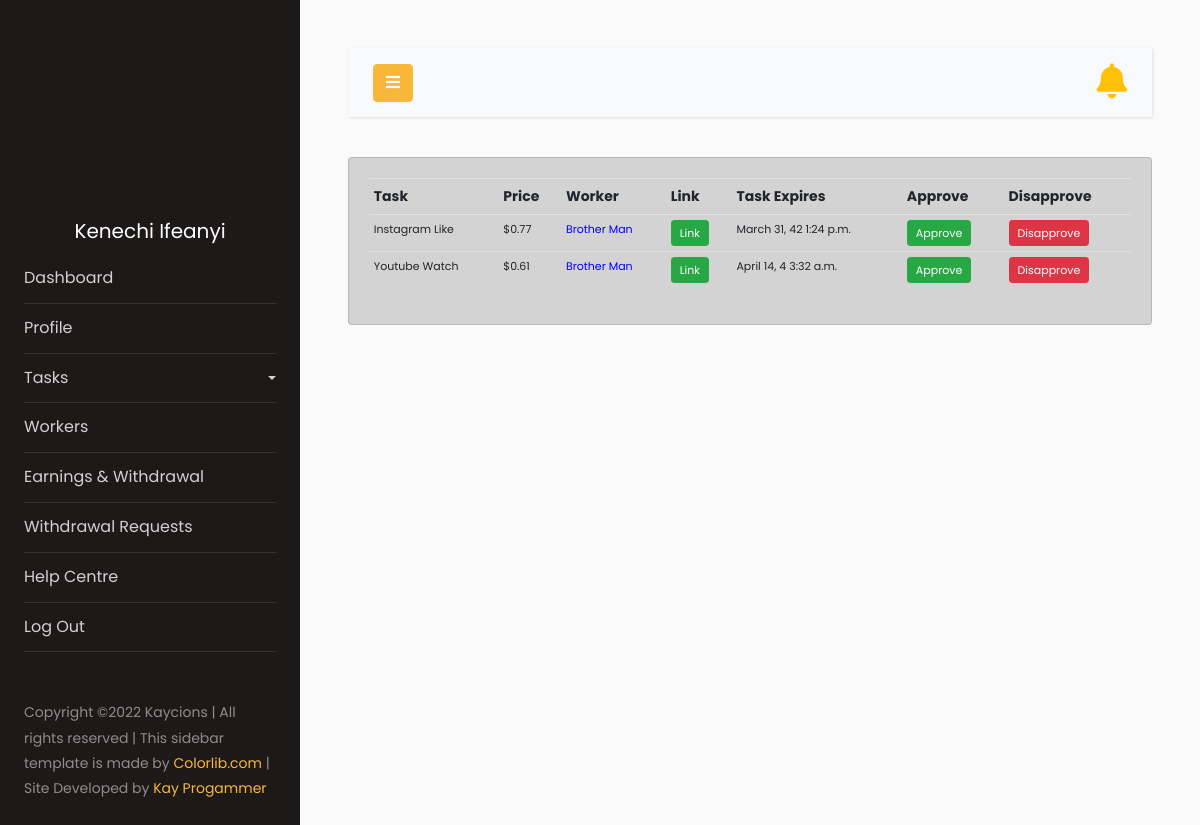
/pending_tasks/ (signed in), run on the app's committed database.
### task/models.py (models this page shows, shortened)
class User(AbstractUser):
    username = None
    first_name = None
    last_name = None
    USERNAME_FIELD = 'email'
    terms_confirmed = models.BooleanField(null=False, blank=False, default=True)
    email = models.EmailField(_('email address'), max_length=40, help_text='Email', null=True, unique=True)
    full_name = models.CharField(max_length=40, help_text='Full name', null=True)
    is_email_verified = models.BooleanField(default=False, null=True, blank=True)
    REQUIRED_FIELDS = []
    objects = CustomUserManager()

class Worker(models.Model):
    user = models.OneToOneField(settings.AUTH_USER_MODEL, null=True, blank=False, on_delete=models.CASCADE)
    full_name = models.CharField(max_length=40, help_text='Full name', null=True)
    email = models.EmailField(max_length=40, help_text='Email', null=True, unique=True)
    facebook_id = models.CharField(max_length=30, help_text='Facebook ID', null=True, unique=True)
    twitter_id = models.CharField(max_length=30, help_text='Twitter ID', null=True, unique=True)
    instagram_id = models.CharField(max_length=30, help_text='Instagram ID', null=True, unique=True)
    youtube_id = models.EmailField(max_length=40, help_text='Youtube ID', null=True, unique=True)
    paypal_address = models.EmailField(max_length=100, help_text='Paypal Address', null=True, unique=True)
    avatar = models.ImageField(upload_to='avatars/', null=True, blank=True)
    code = models.CharField(max_length=60, blank=True)
    recommended_by = models.ForeignKey(User, on_delete=models.CASCADE, blank=True, null=True, related_name='ref_by')
    date_created = models.DateTimeField(default=today)
    updated = models.DateTimeField(auto_now=True)
    def __str__(self):
        return str(self.full_name)
    @property
    def imageURL(self):
        try:
            url = self.avatar.url
        except:
            url = "https://res.cloudinary.com/kay-development/image/upload/v1643036318/avatars/pro_wqmqw5.png"
        return url

class Task(models.Model):
    CATEGORY = (
        ('Facebook', 'Facebook'),
        ('Twitter', 'Twitter'),
        ('Instagram', 'Instagram'),
        ('Youtube', 'Youtube'),
    )
    CATEGORY_2 = (
        ('Like', 'Like'),
        ('Share', 'Share'),
        ('Comment', 'Comment'),
        ('Mention', 'Mention'),
        ('Follow', 'Follow'),
        ('Repost', 'Repost'),
        ('Hastag', 'Hashtag'),
        ('Watch', 'Watch'),
        ('Re-tweet', 'Re-tweet'),
        ('Suscribe', 'Suscribe'),
        ('Like & Comment', 'Like & Comment'),
    )
    category = models.CharField(max_length=200, null=True, choices=CATEGORY)
    category_2 = models.CharField(max_length=200, null=True, choices=CATEGORY_2)
    description = models.TextField(max_length=300, null=True)
    date_created = models.DateTimeField(auto_now_add=True)
    updated = models.DateTimeField(auto_now=True)
    price = models.DecimalField(max_digits=7, decimal_places=2, null=True)
    link = models.URLField(max_length=500, null=True)
    task_expiry_date = models.DateField(default=f, null=True)
    task_expiry_time = models.TimeField(default=today, null=True)
    worker = models.ForeignKey(Worker, related_name='tasks', on_delete=models.CASCADE, null=True, blank=True)
    pending = models.BooleanField(default=False, null=True, blank=True)
    completed = models.BooleanField(default=False, null=True, blank=True)
    disapproved = models.BooleanField(default=False, null=True, blank=True)
    who_updated = models.CharField(max_length=100, null=True, blank = True)
    class Meta:
        ordering = ['-date_created']

### task/decorators.py (the view)
    def wrapper_function(request, *args, **kwargs):
        group = None
        if request.user.groups.exists():
            group = request.user.groups.all()[0].name
        if group == 'worker':
            return redirect('user-page')
        if group == 'admin':
            return view_func(request, *args, **kwargs)

### task/templatetags/custom_tags.py (called while the page is built)
@register.inclusion_tag('task/show_notifications.html', takes_context=True)
def show_notifications(context):
    request_user = context['request'].user
    if not request_user.is_staff:
        worker = Worker.objects.filter(user__is_staff=False).get(user=request_user)
        notifications = Notification.objects.filter(to_worker=worker).exclude(admin__isnull=False).exclude(worker_has_seen=True).order_by('-date')
    else:
        admin = Worker.objects.filter(user__is_staff=True).get(user=request_user)
        notifications = Notification.objects.filter(admin=admin).exclude(worker_has_seen=True).order_by('-date')
    not_count = notifications.count()
    return {'notifications': notifications, 'nc':not_count}

### task/views.py (called while the page is built)
@admin_only
def pending_tasks(request):
    tasks = Task.objects.filter(pending=True).order_by('-date_created')
    context = {'tasks':tasks}
    return render(request, 'task/pending_tasks.html', context)

### task/templates/task/pending_tasks.html (shortened to what this page needs)
{% extends 'task/sidmain.html' %}
{% load static %}
{% block content %}
    <div class="row" style="margin-top:30px;">
        <div class="col-md">
            <div class="card card-body" style="background-color:lightgrey;">
                <div class="table-responsive">
                  <table class="table table-sm" id="task-table">
                    <tr>
                        <th>Task</th>
                        <th>Price</th>
                        <th>Worker</th>
                        <th>Link</th>
                        <th>Task Expires</th>
                        <th>Approve</th>
                        <th>Disapprove</th>
                    </tr>
                      {% for t in tasks %}
                        <tr style="font-size: 11px;">
                          <td>{{t.category}} {{t.category_2}}</td>
                          <td>${{t.price|floatformat:2}}</td>
                          <td><a style="color: blue;" href="{% url 'worker' t.worker.id %}">{{t.worker|capfirst}}</a></td>
                          <td><a style="font-size: 11px;" class="btn btn-sm btn-success" href="{{t.link}}" target="_blank">Link</a></td>
                          <td>{{t.task_expiry_date}} {{t.task_expiry_time}}</td>
                          <td><a style="font-size: 11px;" type="button" class="btn btn-success btn-sm" href="{% url 'verify_task' t.id %}">Approve</a></td>
                          <td><a style="font-size: 11px;" type="button" class="btn btn-danger btn-sm" href="{% url 'disapprove_task' t.id %}"> Disapprove</a></td>
                        </tr>
                      {% empty %}
                        <tr>
                          <td colspan="8" class="text-center">No pending tasks</td>
                        </tr>
                      {% endfor %}
                  </table>
                </div>
            </div>
        </div>
    </div>
{% endblock %}

### task/templates/task/sidmain.html (shortened to what this page needs)
{% load static %}
{% load custom_tags %}
<!doctype html>
<html lang="en">
  <head>
		<link rel="stylesheet" href="{% static 'css/side_style.css' %}?{% now "U" %}">
    <link rel="stylesheet" href="https://cdn.jsdelivr.net/npm/sweetalert2@10.10.1/dist/sweetalert2.min.css">
    <link rel="stylesheet" href="https://use.fontawesome.com/releases/v5.12.1/css/all.css">
  </head>
  <body>
		<div class="wrapper d-flex align-items-stretch">
			<nav id="sidebar">
				<div class="p-4 pt-5 ">
		  		<a onclick="window.location='{{user.worker.imageURL}}'" class="img logo rounded-circle mb-5" style="cursor: pointer; background-image: url({{user.worker.imageURL}}); background-position: top;"></a>
          <h5 class="dispname" style="text-align: center; color: white;">{{user.worker.full_name|capfirst}}</h5>
	        <ul class="list-unstyled components mb-5">
              {% url 'dashboard' as dashboard_url %}
	          <li {% if request.path == dashboard_url %}class="active"{% endif %}>
	            <a href="{% url 'dashboard' %}" >Dashboard</a>
	          </li>
	          {% url 'profile' as profile_url %}
            <li {% if request.path == profile_url %}class="active"{% endif %}>
	              <a href="{% url 'profile' %}">Profile</a>
	          </li>
	          <li>
              <a href="#pageSubmenu" data-toggle="collapse" aria-expanded="false" class="dropdown-toggle">{% if user.is_staff %}Tasks{% else %}My Tasks{% endif %}</a>
	          </li>
            {% if user.is_staff %}
            {% url 'workers' as workers_urlll %}
	          <li {% if request.path == workers_urlll %}class="active"{% endif %}>
              <a href="{% url 'workers' %}">Workers</a>
	          </li>
            {% endif %}
            {% url 'withdrawal' as withdrawal_url %}
	          <li {% if request.path == withdrawal_url %}class="active"{% endif %}>
              <a href="{% url 'withdrawal' %}">Earnings & Withdrawal</a>
	          </li>
            {% if user.is_staff %}
            {% url 'withdrawalrequests' as withdrawalrequests_url %}
            <li {% if request.path == withdrawalrequests_url %}class="active"{% endif %}>
              <a href="{% url 'withdrawalrequests' %}">Withdrawal Requests</a>
	          </li>
            {% endif %}
            {% url 'help_centre' as help_centre_url %}
            <li {% if request.path == help_centre_url %}class="active"{% endif %}>
              <a href="{% url 'help_centre' %}">Help Centre</a>
            </li>
            {% url 'logout' as logout_url %}
            <li {% if request.path == logout_url %}class="active"{% endif %}>
              <a href="{% url 'logout' %}">Log Out</a>
            </li>
	        </ul>
	        <div class="footer">
	        	<p>
						  Copyright &copy; Kaycions | All rights reserved | This sidebar template is made  by <a href="https://colorlib.com" target="_blank">Colorlib.com</a> |
              Site Developed by <a target="_blank" href="https://wa.me/2348095602320">Kay Progammer</a>
						  </p>
	        </div>
	      </div>
    	</nav>
        <div id="content" class="p-4 p-md-5">
            <nav class="navbar navbar-expand-lg navbar-light bg-light">
            <div class="container-fluid">
                <button type="button" id="sidebarCollapse" class="btn btn-primary">
                <i class="fa fa-bars"></i>
                </button>
                {% show_notifications %}
            </div>
            </nav>
            {% block content %}
            {% endblock %}
        </div>
    </div>
{% load sweetify %}
  </body>
</html>

### data on the page
User: worker.full_name "Kenechi Ifeanyi"
Task: category "Instagram", category_2 "Like", price "0.77", worker "Brother Man", task_expiry_date "March 31, 42", task_expiry_time "1:24 p.m."
Task: category "Youtube", category_2 "Watch", price "0.61", worker "Brother Man", task_expiry_date "April 14, 4", task_expiry_time "3:32 a.m."
